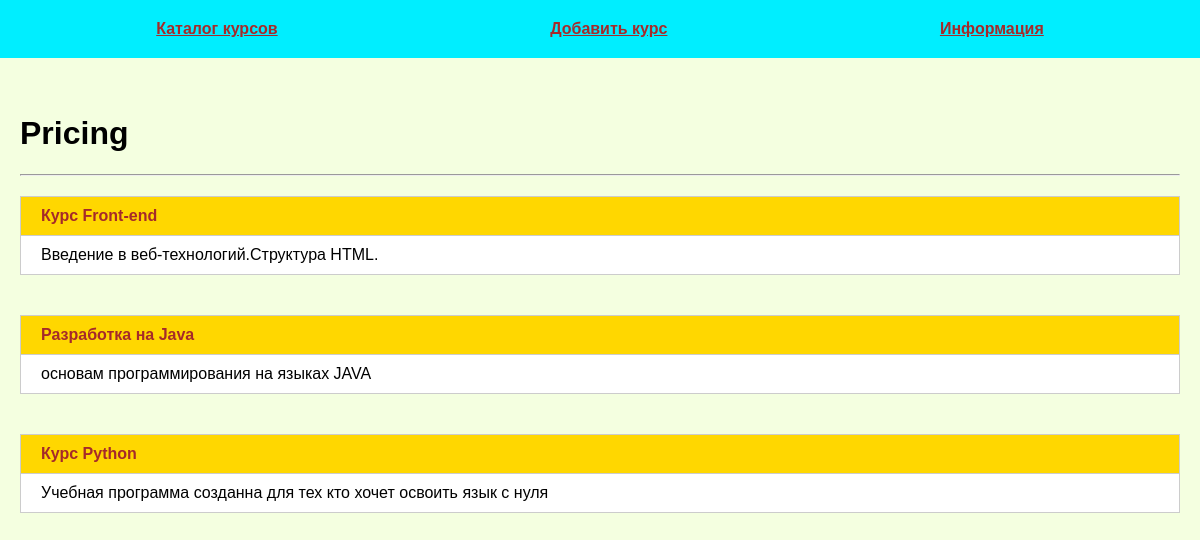
The page / on the database its author committed.
### tables this page shows
CREATE TABLE mainmenu(
id INTEGER PRIMARY KEY AUTOINCREMENT,
title TEXT NOT NULL,
url TEXT NOT NULL);

CREATE TABLE posts(
id INTEGER PRIMARY KEY AUTOINCREMENT,
title TEXT NOT NULL,
text TEXT NOT NULL,
url TEXT NOT NULL,
time INTEGER NOT NULL
);

### DZ_47/fldbsite.py (the view)
@app.route('/')
def index():
    db = get_db()
    dbase = FDataBase(db)
    return render_template('index.html', menu=dbase.get_menu(), posts=dbase.get_posts_annonce())

### DZ_47/FDataBase.py (called while the page is built)
    def get_menu(self):
        sql = "SELECT * FROM mainmenu"
        try:
            self.__cur.execute(sql)
            res = self.__cur.fetchall()
            if res:
                return res
        except IOError:
            print('Ошибка чтения из БД.')
        return []

    def get_posts_annonce(self):
        try:
            self.__cur.execute(f'SELECT id, title, text, url  FROM posts ORDER BY time DESC')
            res = self.__cur.fetchall()
            if res:
                return res
        except sqlite3.Error as e:
            print('Ошибка получения статьи в БД ' + str(e))
            return False
        return []

### DZ_47/fldbsite.py (called while the page is built)
def connect_db():
    connection = sqlite3.connect(app.config['DATABASE'])
    connection.row_factory = sqlite3.Row
    return connection

def get_db():
    if not hasattr(g, 'link_db'):  # если соединение не установлено
        g.link_db = connect_db()  # вызываем его соединение
    return g.link_db

### DZ_47/templates/index.html (shortened to what this page needs)
{% extends 'base.html'%}
{% block content %}
{{super()}}
<hr>
<ul>
    {% for p in posts %}
    <li>
      <p class="title"><a href="{{ url_for('show_post', alias=p.url) }}">{{ p.title}}</a></p>
      <div class="annonce">{{ p.text[:249] | striptags }}</div>
    </li>
    {% endfor%}
</ul>
{% endblock %}

### DZ_47/templates/base.html (shortened to what this page needs)
<!DOCTYPE html>
<html lang="en">
<head>
  <link rel="stylesheet" href="{{ url_for('static', filename='css/style.css') }}">
</head>
<body>
 {% block content %}
  <ul class="menu">
    {% for item in menu %}
    <li>
      <a href="{{ item.url }}">{{ item.title }}</a>
    </li>
    {% endfor %}
  </ul>
  <div class="content">
    {% if title %}
      <h1>{{ title }}</h1>
    {% else %}
      <h1>Pricing</h1>
    {% endif %}
 {% endblock content%}
  </div>
</body>
</html>

### DZ_47/static/css/style.css (style rules this page uses)
body { background: rgba(244, 255, 224, 0.986); margin: 0; padding: 0; font-family: Verdana, Geneva, Tahoma, sans-serif; }
.menu { display: flex; justify-content: space-around; list-style: none; background: rgb(0,238, 255); padding: 20px; margin-top: 0; }
.menu a { font-weight: bold; color: brown; }
.content { max-width: 1200px; margin: 0 auto; padding: 20px; box-sizing: border-box; }
ul { list-style: none; padding: 0; }
p>a { text-decoration: none; color: brown; }
li>p, li div { border: 1px solid #ccc; }
p.title { margin: 0; font-weight: bold; background: gold; }
p.title a { display: block; padding: 10px 20px; }
.annonce { background: #FFF; padding: 10px 20px; margin-bottom: 40px; margin-top: -1px; }

### rows shown on the page
mainmenu: title "Каталог курсов"
mainmenu: title "Добавить курс"
mainmenu: title "Информация"
posts: title "Курс Front-end", text "Введение в веб-технологий.Структура HTML."
posts: title "Разработка на Java", text "основам программирования на языках JAVA"
posts: title "Курс Python", text "Учебная программа созданна для тех кто хочет освоить язык с нуля"
